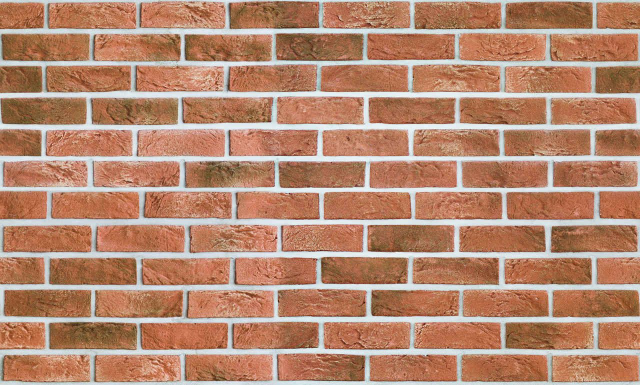
#> input picture opencv_image_basic/data/9.jpg, 1280 x 769 px (shown at 1/2 size)
$ jupyter execute histogram_tutorial.ipynb   (shell and % lines are left out)
#> lines starting #> are read from the running program, lines starting #| are printed output that depends on the picture
[cell 1]
import cv2
import numpy as np
import matplotlib.pyplot as plt

[cell 2]
# brick image
brick = cv2.imread('data/9.jpg')
#> brick is the input picture: shape (769, 1280, 3); mean B, G, R 111.3, 135.3, 181.5
show_brick = cv2.cvtColor(brick, cv2.COLOR_BGR2RGB)

steve = cv2.imread('data/steve-jobs.jpg')
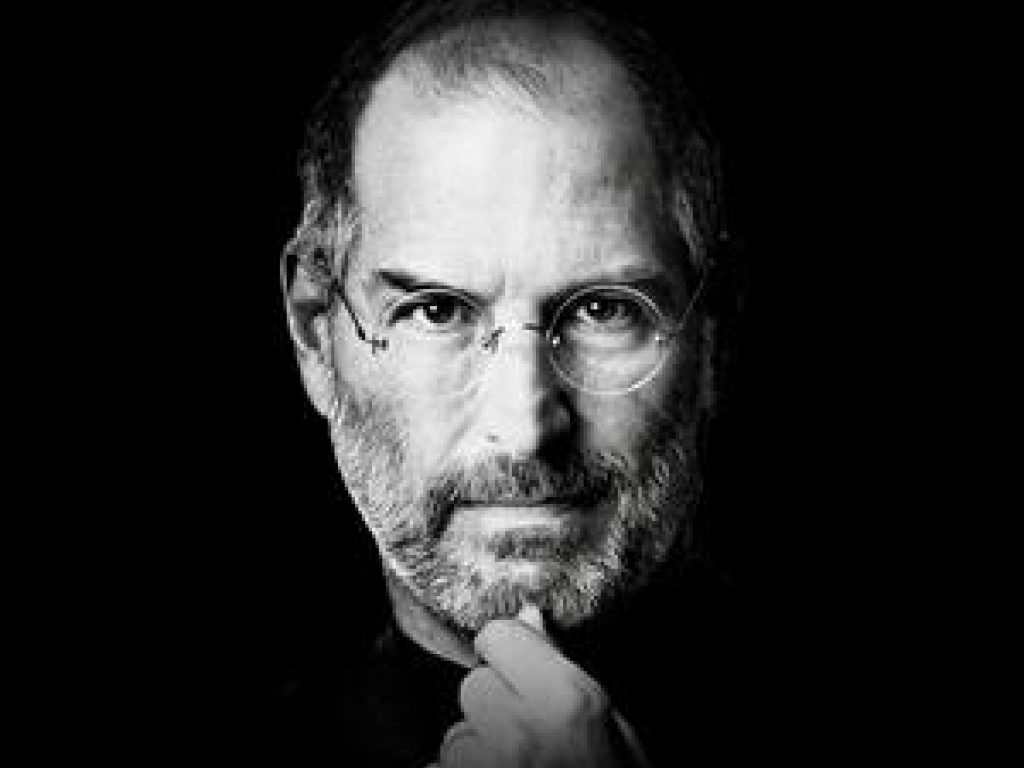
#> input picture opencv_image_basic/data/steve-jobs.jpg, 1024 x 768 px
#> steve is the input picture: shape (768, 1024, 3); mean B, G, R 39.2, 39.3, 39.3
show_steve = cv2.cvtColor(steve, cv2.COLOR_BGR2RGB)

boy = cv2.imread('data/x4.jpg')
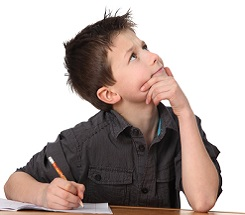
#> input picture opencv_image_basic/data/x4.jpg, 245 x 215 px
#> boy is the input picture: shape (215, 245, 3); mean B, G, R 168.1, 172.4, 185.3
show_boy = cv2.cvtColor(boy, cv2.COLOR_BGR2RGB)

[cell 3]
plt.imshow(show_boy)

[cell 4]
hist_value = cv2.calcHist([show_boy], channels = [0], mask = None, histSize = [256], ranges = [0,256])
#> hist_value = 256 values, max 23843 at index 255, min 0 at index 0, mean 205.8

[cell 5]
hist_value.shape
#> Out = (256, 1)

[cell 6]
plt.plot(hist_value)
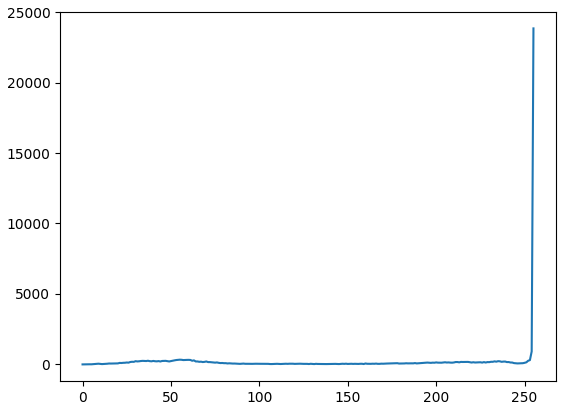
#> figure drawn by matplotlib, 1 panel; curve peaks at x = 255, y = 23843

[cell 7]
hist_value = cv2.calcHist([show_brick], channels = [1], mask = None, histSize = [256], ranges = [0,256])
#> hist_value = 256 values, max 14861 at index 110, min 0 at index 1, mean 3845

[cell 8]
plt.plot(hist_value)
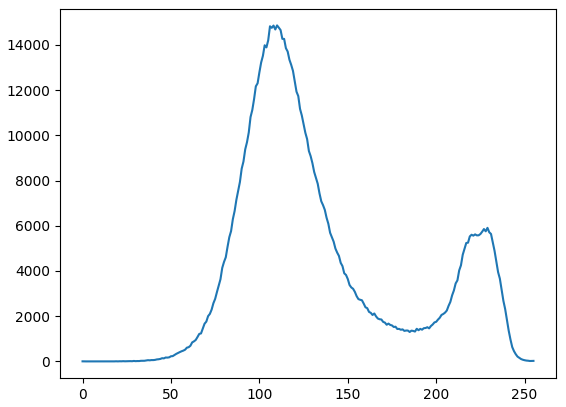
#> figure drawn by matplotlib, 1 panel; curve peaks at x = 110, y = 14861

[cell 9]
plt.imshow(show_brick)

[cell 10]
img = show_steve

[cell 11]
color = ('b','g','r')

for i, col in enumerate(color):
    histr = cv2.calcHist([img],[i],None,[256],[0,256])
    plt.plot(histr, color = col)
    plt.xlim([0,256])
    plt.ylim([0,20000])

plt.title('HISTOGRAM FOR BRICK')
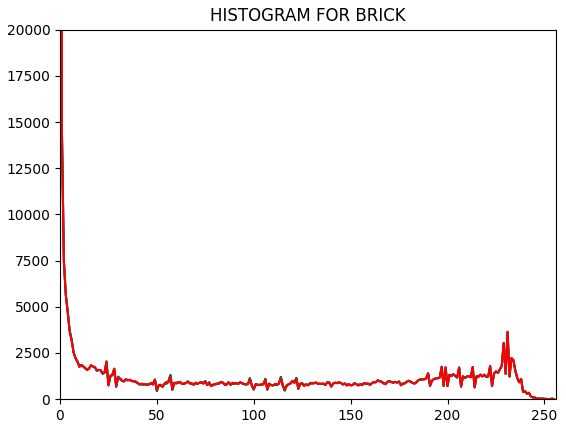
#> figure drawn by matplotlib, 1 panel; curve peaks at x = 0, y = 502490; curve peaks at x = 0, y = 502490; curve peaks at x = 0, y = 502667
